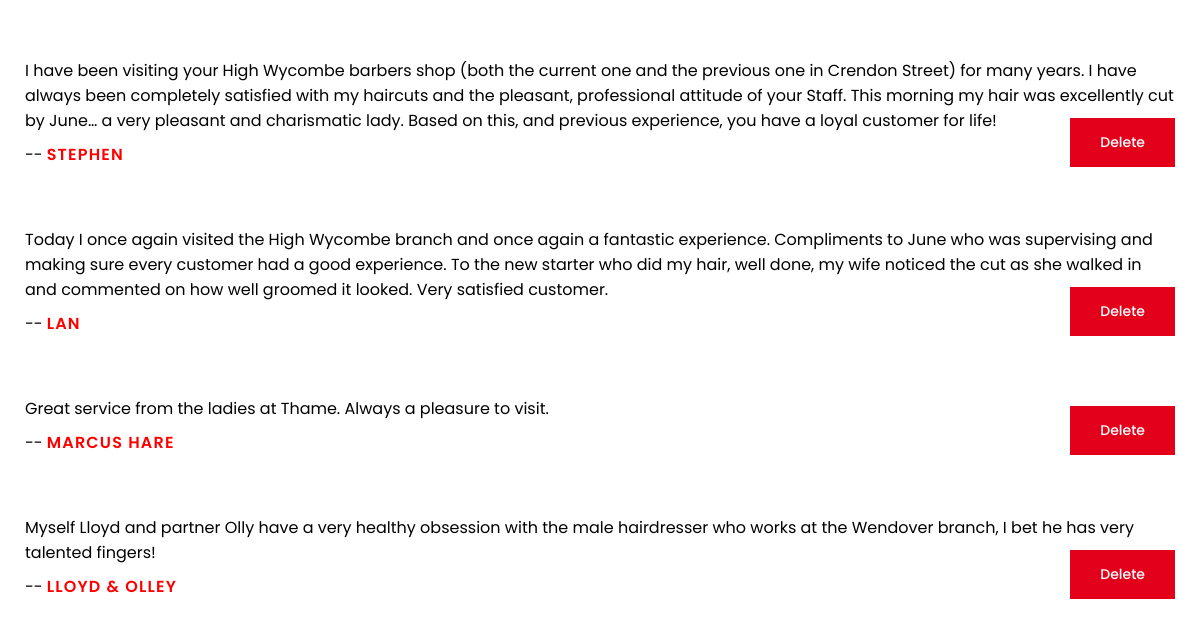
/about (signed in, lower part), run on an earlier commit of the app's database.
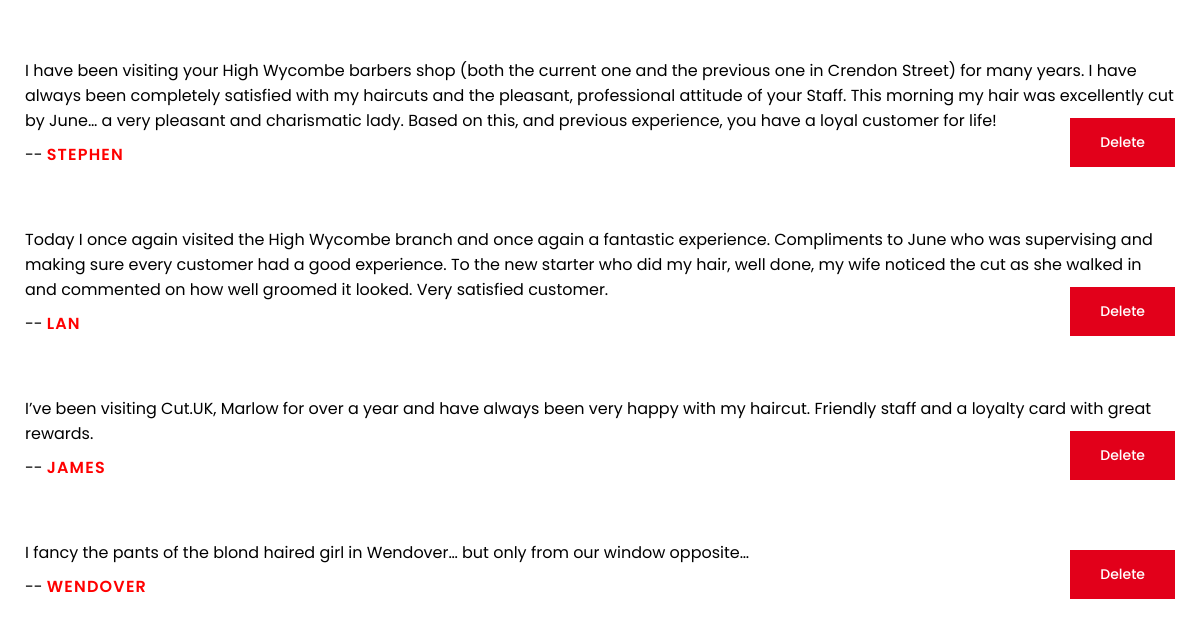
And on a later commit of the database.
### barber/models.py (models this page shows, shortened)
class Comments(models.Model):
    client_name = models.CharField('Name', max_length=50)
    comment = models.TextField('Comment')
    class Meta:
        verbose_name_plural = 'Comments'

### barber/views.py (the view)
# urls.py: path('about', views.about, name='about'),
@login_required(login_url='login')
def about(request):
    comments = Comments.objects.all()
    context = {'comments': comments}
    return render(request, 'barber/about.html', context)

### barber/templates/barber/about.html (shortened to what this page needs)
{% extends 'barber/layout.html' %}
{% block css %}
    <link rel="stylesheet" href="static/barber/css/about.css">
{% endblock %}
{% block content %}
    <div class="wrapper-about">
        <div class="wrap-about">
            <div class="wrap-comments">
                {% for comment in comments %}
                    <div class="block-comment">
                        <div class="comment">
                            {{ comment.comment }}
                        </div>
                        <div class="person-who-commented">
                            -- <p> {{ comment.client_name }}</p>
                        </div>
                        {% if request.user.is_staff %}
                        <div class="delete-comment-btn">
                            <a href="{% url 'delete_comment' comment.id %}">Delete</a>
                        </div>
                        {% endif %}
                    </div>
                {% endfor %}
            </div>
        </div>
    </div>
{% endblock %}

### barber/templates/barber/layout.html (shortened to what this page needs)
{% load static %}
<!DOCTYPE html>
<html lang="en">
<head>
    <link rel="stylesheet" href="static/barber/css/fonts.css">
    <link rel="stylesheet" href="static/barber/css/null.css">
    <link rel="stylesheet" href="static/barber/css/header.css">
    <link rel="stylesheet" href="static/barber/css/header_img.css">
    {% block css %}{% endblock %}
</head>
<body style="width: 100vw; max-width: 100%; overflow-x: hidden; padding: 0; margin: 0;">
    {% block content %}{% endblock %}
    </body>
</html>

### barber/static/barber/css/null.css (style rules this page uses)
a { text-decoration: none; color: black; }

### barber/static/barber/css/about.css (style rules this page uses)
body { background-color: white; font-family: poppins; }
.wrapper-about { width: 100%; max-width: 1150px; margin: 0 auto 90px; }
.block-comment { margin-bottom: 60px; position: relative; }
.comment { margin-bottom: 9px; }
.person-who-commented { text-transform: uppercase; display: flex; }
.person-who-commented p { color: red; font-weight: 600; letter-spacing: 1.2px; padding-left: 4px; }
.delete-comment-btn { position: absolute; bottom: 0; right: 0; }
.delete-comment-btn a { display: block; padding: 14px 30px; color: white; background-color: #e2001a; font-family: 'Poppins'; font-weight: 500; font-size: 14px; border: none; transition: background-color linear .2s; }

What changed in the data, as far as the page shows it:
removed Comments: comment "Great service from the ladies at Thame. Always a pleasure to visit.", client_name "MARCUS HARE"
removed Comments: comment "Myself Lloyd and partner Olly have a very healthy obsession with the male hairdresser who works at the Wendover branch, I bet he has very talented fingers!", client_name "LLOYD & OLLEY"
added Comments: comment "I’ve been visiting Cut.UK, Marlow for over a year and have always been very happy with my haircut. Friendly staff and a loyalty card with great rewards.", client_name "JAMES"
added Comments: comment "I fancy the pants of the blond haired girl in Wendover… but only from our window opposite…", client_name "WENDOVER"
